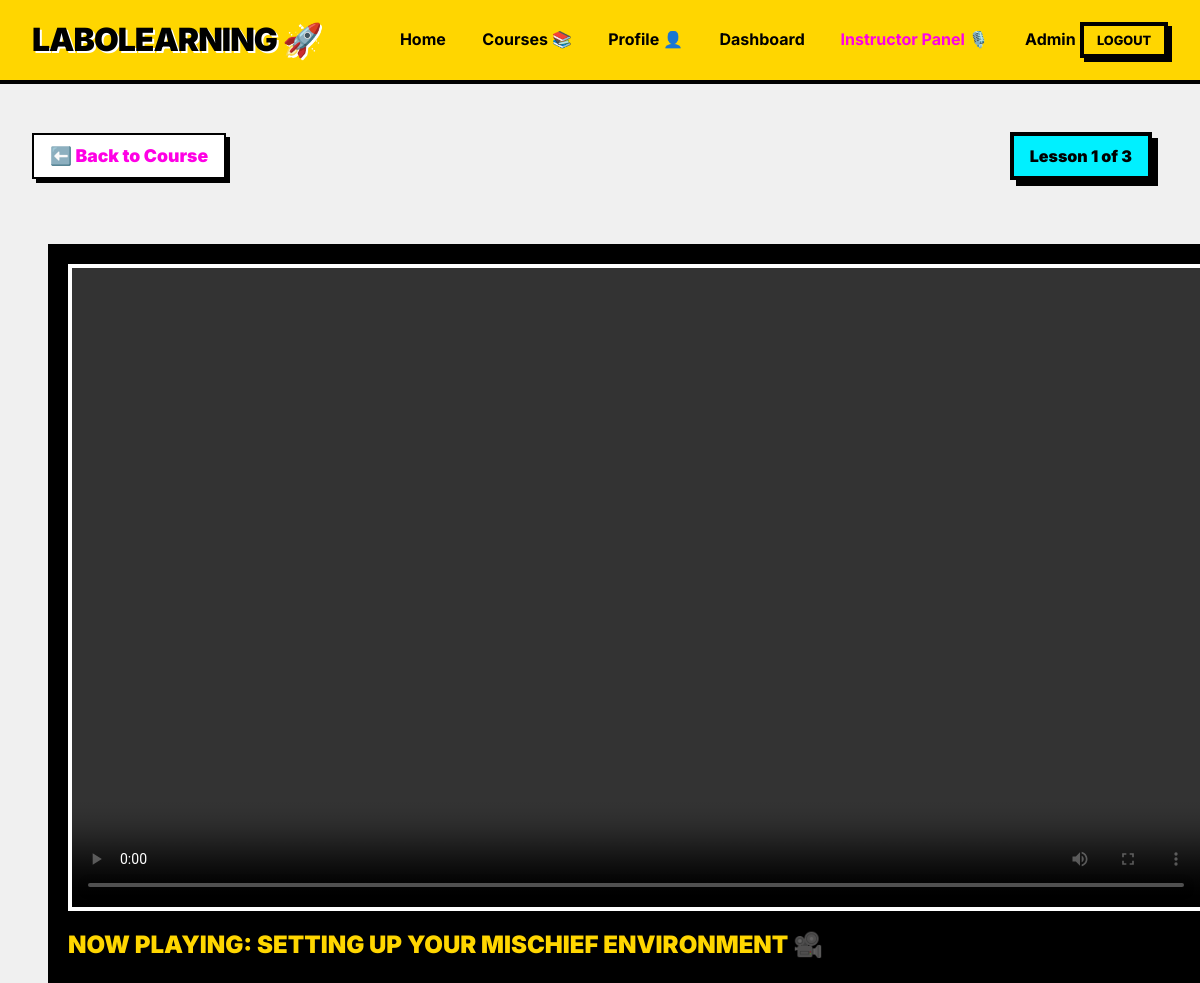
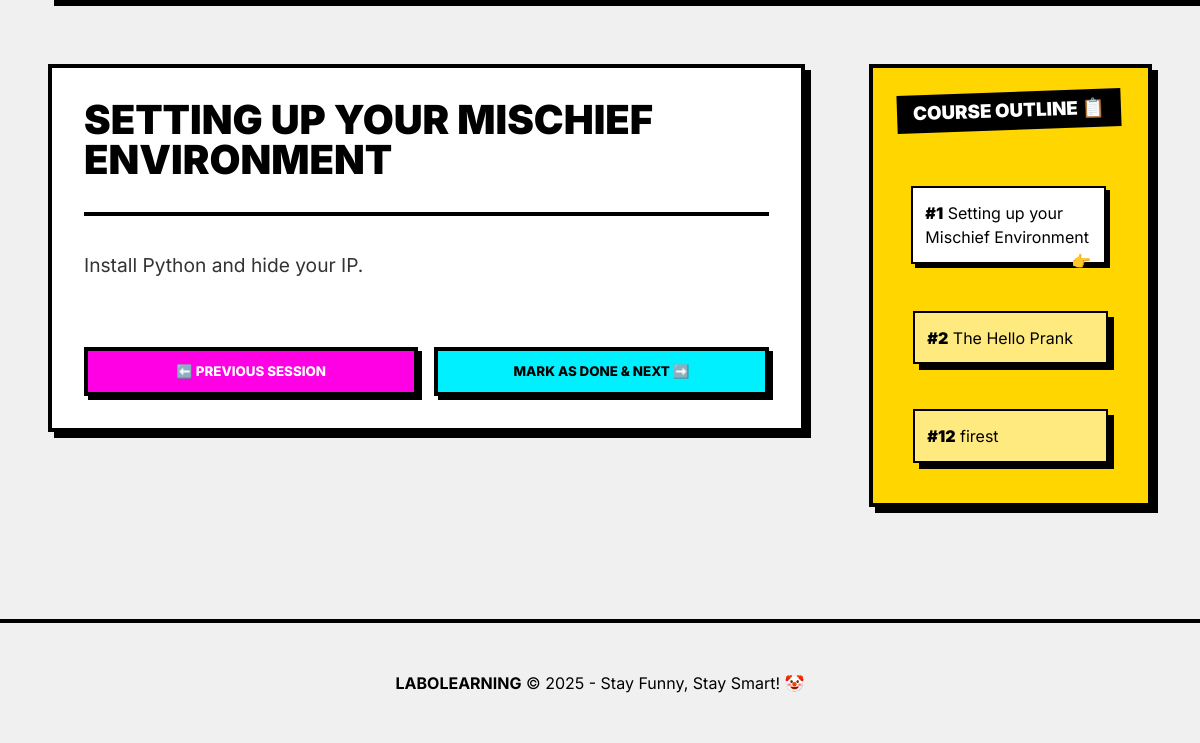
The app's page /courses/lesson/3/ (signed in), older data (2 pictures, top to bottom).
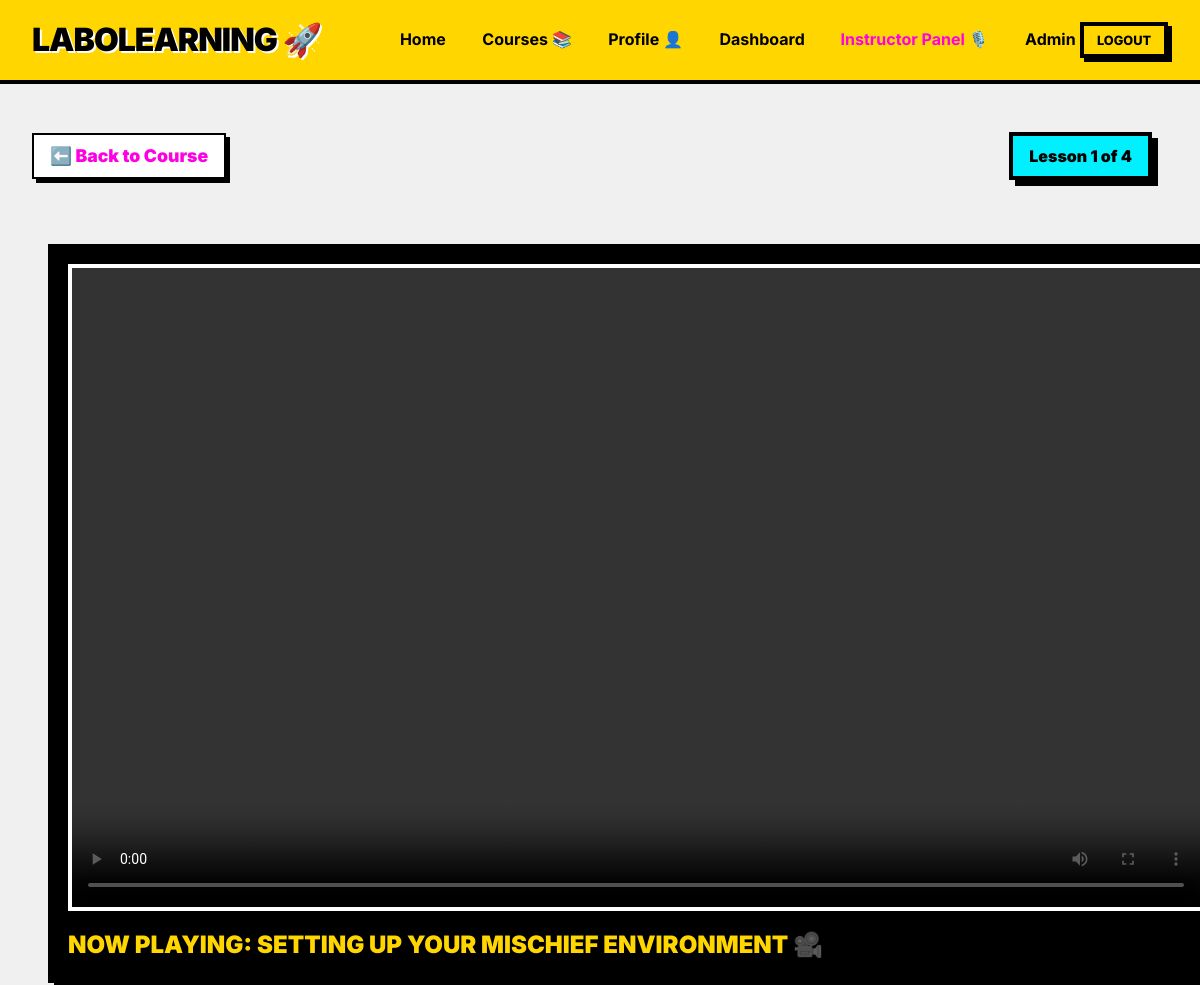
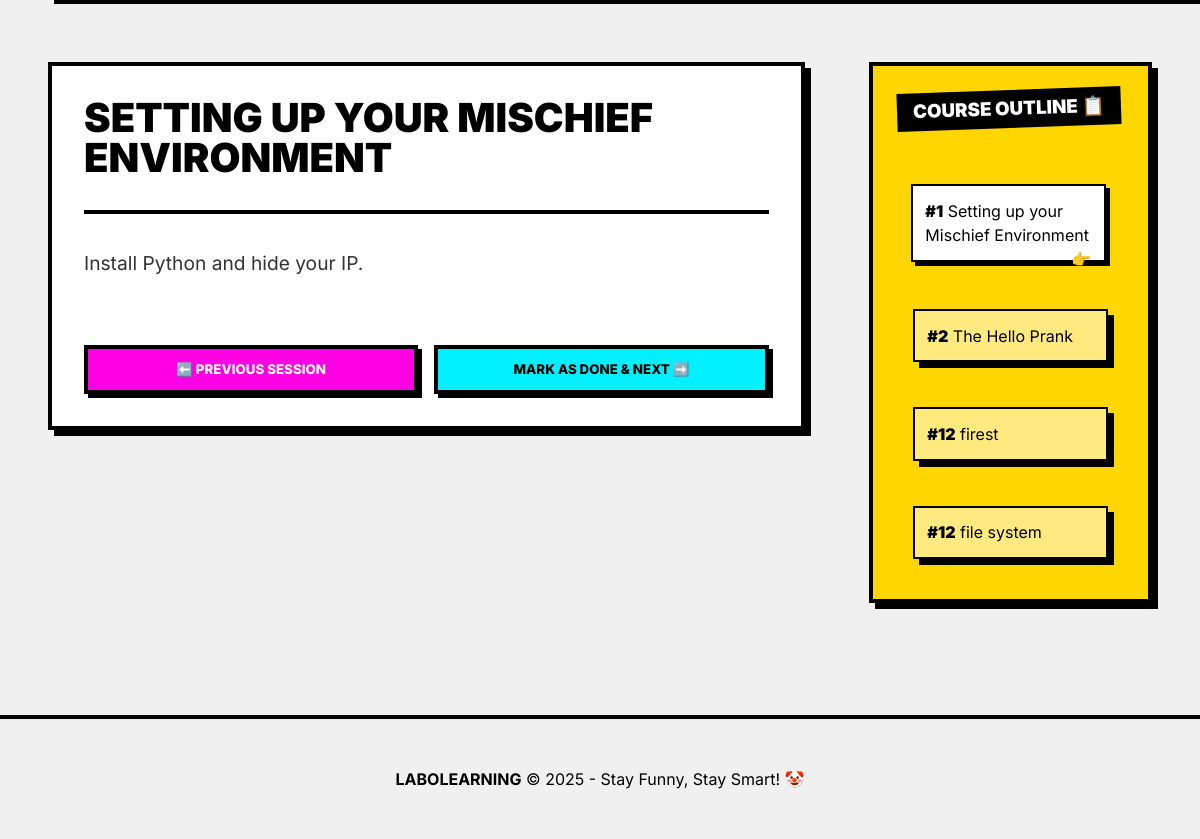
The same page, newer data (2 pictures, top to bottom).
### courses/models.py (models this page shows, shortened)
class Course(models.Model):
    title = models.CharField(max_length=200)
    description = models.TextField()
    instructor = models.ForeignKey(settings.AUTH_USER_MODEL, on_delete=models.CASCADE, related_name='teaching_courses')
    thumbnail = models.ImageField(upload_to='course_thumbnails/', blank=True, null=True)
    created_at = models.DateTimeField(auto_now_add=True)

class Lesson(models.Model):
    course = models.ForeignKey(Course, on_delete=models.CASCADE, related_name='lessons')
    title = models.CharField(max_length=200)
    content = models.TextField(blank=True) # Could be HTML or markdown
    video_file = models.FileField(upload_to='lesson_videos/', blank=True, null=True)
    order = models.PositiveIntegerField(default=0)
    created_at = models.DateTimeField(auto_now_add=True)
    class Meta:
        ordering = ['order']

### courses/views.py (the view)
# urls.py: path('lesson/<int:lesson_id>/', views.lesson_detail, name='lesson_detail'),
@login_required
def lesson_detail(request, lesson_id):
    lesson = get_object_or_404(Lesson, id=lesson_id)
    course = lesson.course
    is_enrolled = Enrollment.objects.filter(student=request.user, course=course).exists()
    is_instructor = course.instructor == request.user or request.user.is_staff
    if not (is_enrolled or is_instructor):
        messages.error(request, "Access denied. 🛑")
        return redirect('course_list')
    progress, created = LessonProgress.objects.get_or_create(student=request.user, lesson=lesson)
    if not progress.is_completed:
        progress.is_completed = True
        progress.completed_at = timezone.now()
        progress.save()
    return render(request, 'courses/lesson_detail.html', {
        'lesson': lesson,
        'course': course,
        'all_lessons': course.lessons.all(),
        'is_instructor': is_instructor
    })

### users/models.py (called while the page is built)
    @property
    def unread_notifications_count(self):
        return self.notifications.filter(is_read=False).count()

### templates/courses/lesson_detail.html (shortened to what this page needs)
{% extends 'base.html' %}
{% block content %}
<div style="margin-bottom: 2rem; display: flex; justify-content: space-between; align-items: center;">
    <a href="{% url 'course_detail' course.id %}"
        style="text-decoration: none; font-weight: 900; color: var(--secondary-color); font-size: 1.1rem; background: white; padding: 0.5rem 1rem; border: 2px solid black; box-shadow: 4px 4px 0px black;">⬅️
        Back to Course</a>
    <div style="display: flex; gap: 1rem;">
        <span class="brutal-card"
            style="padding: 0.5rem 1rem; background: var(--accent-color); font-weight: 900;">Lesson {{ lesson.order }}
            of {{ all_lessons.count }}</span>
    </div>
</div>
<div class="lesson-layout" style="display: grid; grid-template-columns: 1fr; gap: 2rem;">
    {% if lesson.video_file %}
    <div class="video-container" style="width: 100%;">
        <div class="brutal-card" style="padding: 1rem; background: #000; position: relative; width: 100%;">
            <div
                style="position: relative; padding-bottom: 56.25%; height: 0; overflow: hidden; border: 4px solid white;">
                <video controls style="position: absolute; top: 0; left: 0; width: 100%; height: 100%;">
                    <source src="{{ lesson.video_file.url }}" type="video/mp4">
                </video>
            </div>
            <div style="margin-top: 1rem; color: white;">
                <h2 style="margin: 0; color: var(--primary-color);">Now Playing: {{ lesson.title }} 🎥</h2>
            </div>
        </div>
    </div>
    {% endif %}
    <div style="display: grid; grid-template-columns: 2.5fr 1fr; gap: 2rem; align-items: start;"
        class="main-content-grid">
        <div class="brutal-card" style="background: white; padding: 2rem;">
            <h1 style="margin-top: 0; font-size: 2.5rem; text-transform: uppercase; line-height: 1;">{{ lesson.title }}
            </h1>
            <hr style="border: 2px solid black; margin: 2rem 0;">
            <div style="font-size: 1.2rem; line-height: 1.8; color: #333;">
                {{ lesson.content|linebreaks }}
            </div>
            <div style="margin-top: 4rem; display: flex; justify-content: space-between; gap: 1rem; flex-wrap: wrap;">
                <button class="brutal-btn secondary" style="flex: 1; min-width: 200px;">⬅️ Previous Session</button>
                <button class="brutal-btn accent" style="flex: 1; min-width: 200px;">Mark as Done & Next ➡️</button>
            </div>
        </div>
        <div class="brutal-card" style="background: var(--primary-color); padding: 1.5rem;">
            <h3
                style="margin-top: 0; background: black; color: white; display: inline-block; padding: 0.3rem 1rem; transform: rotate(-2deg);">
                COURSE OUTLINE 📋</h3>
            <div style="margin-top: 1.5rem; display: flex; flex-direction: column; gap: 0.8rem;">
                {% for l in all_lessons %}
                <a href="{% url 'lesson_detail' l.id %}" style="text-decoration: none; color: inherit;">
                    <div class="brutal-card"
                        style="padding: 0.8rem; background: {% if l.id == lesson.id %}white{% else %}rgba(255,255,255,0.5){% endif %}; border-width: 2px; {% if l.id == lesson.id %}box-shadow: 4px 4px 0px black; transform: translate(-2px, -2px);{% endif %}">
                        <span style="font-weight: 900;">#{{ l.order }}</span> {{ l.title }}
                        {% if l.id == lesson.id %}<span style="float: right;">👉</span>{% endif %}
                    </div>
                </a>
                {% endfor %}
            </div>
        </div>
    </div>
</div>
{% endblock %}

Row changes from the older to the newer data that the page shows:
computed for Course: count "3" → "4"
added Lesson: order "12", title "file system"
